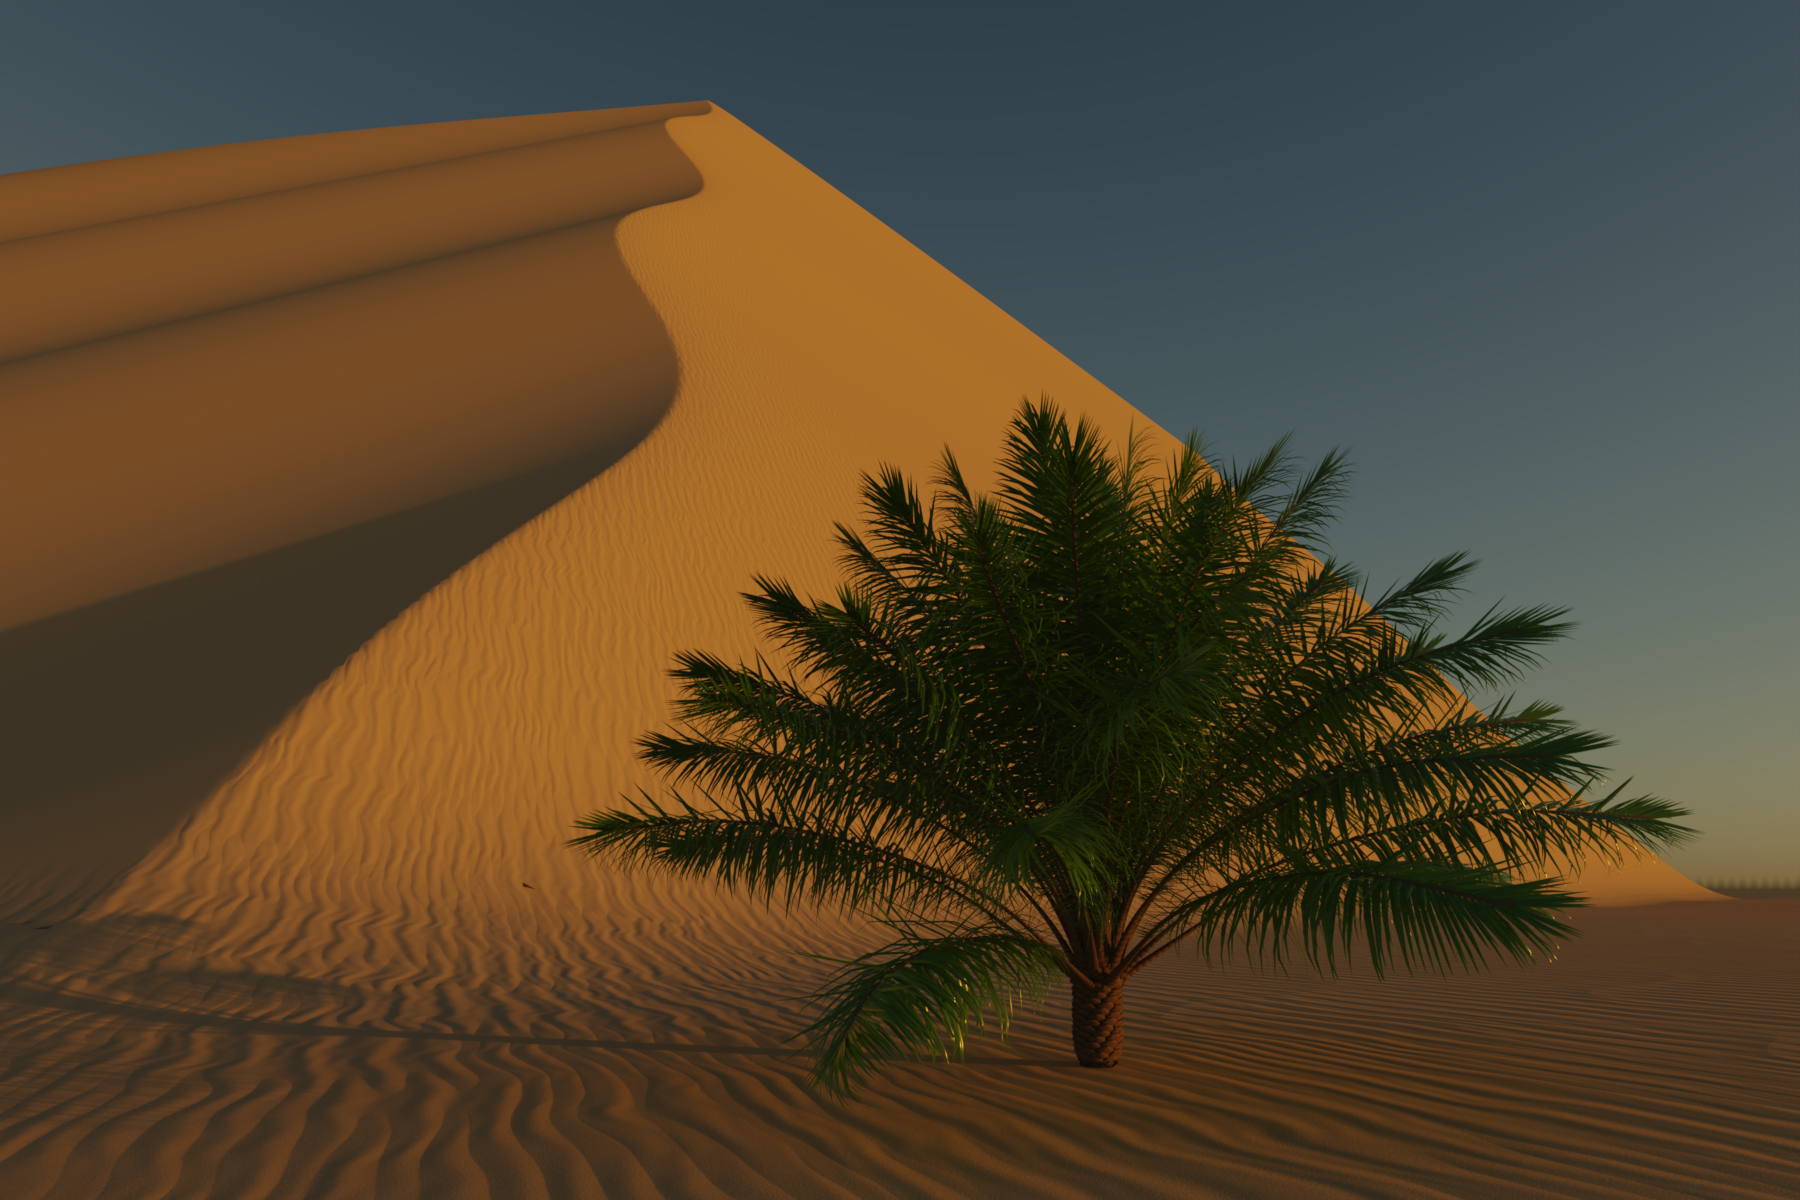

Reproduce this figure in Julia.
include("../common/common.jl")
using GeometryBasics, PlantGeom, XPalm, XPalm.VPalm
import PlantGeom: symbol, descendants
import Hikari.TextureNodes as TN

leaf_material = Hikari.Principled(base_color = (0.14, 0.34, 0.04), roughness = 0.22, subsurface_weight = 0.6, thin_wall = true)
stem_material = Hikari.CoatedDiffuse(reflectance = (0.55f0, 0.35f0, 0.2f0), roughness = 0.4f0, ior = 1.5f0, thickness = 0.001f0)

file = joinpath(dirname(dirname(pathof(XPalm))), "test", "references", "vpalm-parameter_file.yml")
mtg = build_mockup(read_parameters(file); merge_scale = :leaflet)

PlantGeom.traverse!(mtg) do node
    if symbol(node) == :Petiole
        segs = descendants(node, symbol = [:PetioleSegment, :RachisSegment])
        colormap = cgrad([colorant"sienna", colorant"burlywood"], length(segs), scale = :log2)
        for (i, seg) in enumerate(segs)
            seg[:color_type] = colormap[i]
        end
    elseif symbol(node) in (:Leaflet, :Leaf)
        node[:color_type] = nothing
    end
end

const dune_turn = deg2rad(-15)

smooth_foot(h, a) = h >= a ? h : h <= -a ? zero(h) : (h + a)^2 / (4a)
crest_y(x) = -2 + 0.5 * (-x - 15) + 5 * sin(x / 13)
crest_height(x) = x < -14 ? 0.55 * (-x - 14)^1.1 : -0.5 * (x + 14)

function dune_height(x, y; windward_slope = tand(13), slip_slope = tand(33), crest_rounding = 4, foot_blend = 6)
    H = crest_height(x)
    d = crest_y(x) - y
    windward = H - windward_slope * (sqrt(d^2 + crest_rounding^2) - crest_rounding)
    h = d > 0 ? min(windward, H - slip_slope * d) : windward
    undulation = 0.15 * sin(x / 9) * sin(y / 11)
    return smooth_foot(h - undulation, foot_blend) + undulation
end

function turned_dune_height(x, y; setback = 4)
    s, c = sincos(dune_turn)
    return dune_height(c * x - s * y + setback, s * x + c * y)
end

function dune_mesh(; xs = range(-260, 30, step = 0.3), ys = range(-260, 200, step = 0.3))
    points = [Point3f(x, y, turned_dune_height(x, y)) for x in xs, y in ys]
    index(i, j) = i + (j - 1) * length(xs)
    faces = GLTriangleFace[]
    for j in 1:length(ys)-1, i in 1:length(xs)-1
        push!(faces, GLTriangleFace(index(i, j), index(i + 1, j), index(i + 1, j + 1)),
                     GLTriangleFace(index(i, j), index(i + 1, j + 1), index(i, j + 1)))
    end
    return normal_mesh(GeometryBasics.Mesh(vec(points), faces))
end

"""
Sand with wind ripples that fork and merge where two half-wavelength shifted ripple fields meet,
smooth on the slip face, and grainy close to the camera.
"""
function sand_material(; color = (0.78, 0.55, 0.34), ripple_period = 0.6, ripple_depth = 0.025, defect_scale = 0.2,
                       grain_scale = 60, grain_depth = 0.004, speckle = 0.15, grain_fade = (6, 20), ripple_fade = (200, 600))
    p = TN.mapping(TN.xyz(); rotation = (0, 0, 0.25 + dune_turn))
    ripple(harmonic, phase) = TN.wave(p; direction = :y, scale = harmonic * 0.314 / ripple_period, phase,
                                      distortion = 6harmonic, detail = 2, detail_scale = 0.4).fac
    skewed(shift) = ripple(1, shift) + 0.3 * ripple(2, π / 2 + 2shift)
    patches = TN.smoothstep(0.4, 0.6, TN.noise(TN.mapping(TN.xyz(); location = (0, 0, 20)); scale = defect_scale, detail = 1).fac)
    ripples = TN.math(:smooth_max, skewed(0) * TN.math(:minimum, 1, 2 - 2patches),
                                   skewed(π) * TN.math(:minimum, 1, 2patches), 0.1)
    windward = TN.smoothstep(-0.3, -0.12, TN.normal().y)

    # sub-pixel bumps alias into streaks, so both fade out with distance
    camera_distance = TN.vector_math(:length, TN.texture_coordinate().camera)
    near_ripples = 1 - TN.smoothstep(ripple_fade..., camera_distance)
    near_grains = 1 - TN.smoothstep(grain_fade..., camera_distance)
    grains = TN.noise(TN.mapping(TN.xyz(); location = (0, 0, 10)); scale = grain_scale, detail = 4, roughness = 0.6).fac
    height = ripple_depth * windward * near_ripples * ripples + grain_depth * near_grains * grains

    speckled = TN.color_ramp(TN.noise(TN.xyz(); scale = 2grain_scale, detail = 2).fac,
                             0.3 => (1 - speckle) .* color, 0.7 => (1 + speckle) .* color)
    return Hikari.Diffuse(; color = speckled, normal = TN.bump(height; distance = 1))
end

const dune = dune_mesh()

function create_scene(; resolution = (1800, 1200))
    sun = Makie.SunSkyLight(Vec3f(0.628, 0.777, 0.087); intensity = 1f0, turbidity = 3f0, ground_enabled = false)
    scene = Scene(; size = resolution, lights = [sun])
    cam3d!(scene)
    leaflet_plot = plantviz!(scene, mtg, symbol = "Leaflet")
    stem_plot = plantviz!(scene, mtg, color = :color_type, symbol = ["RachisSegment", "PetioleSegment", "Internode"])
    base_plot = plantviz!(scene, mtg, color = :color_type, symbol = "Leaf")
    leaflet_plot.plots[1].material = leaf_material
    stem_plot.plots[1].material = stem_material
    base_plot.plots[1].material = stem_material
    foreach(p -> Makie.rotate!(p, Vec3f(0, 0, 1), deg2rad(-15)), (leaflet_plot, stem_plot, base_plot))

    sand = sand_material()
    mesh!(scene, dune; material = sand)
    mesh!(scene, Rect3f(Vec3f(-200_000, -200_000, -0.3), Vec3f(400_000, 400_000, 0.1)); material = sand)

    cam = scene.camera_controls
    cam.eyeposition[] = Vec3f(10, -6, 1.6)
    cam.lookat[] = Vec3f(-10, 2, 7)
    cam.upvector[] = Vec3f(0, 0, 1)
    cam.fov[] = 55f0
    update_cam!(scene, cam)
    return scene
end

function render_scene(;
    device = DEVICE,
    resolution = (1800, 1200),
    samples = 1000,
    max_depth = 30,
    output_path = joinpath(@__DIR__, "plants.png"),
)
    scene = create_scene(; resolution)
    @time result = Makie.colorbuffer(scene; device, samples, max_depth, hw_accel = true,
                                     tonemap = :aces, exposure = 2.2f0, denoise = true, update = false)
    isnothing(output_path) || save(output_path, result)
    @info "Saved → $output_path"
    return result
end

function render_interactive(; device = DEVICE, resolution = (900, 600))
    scene = create_scene(; resolution)
    RayMakie.interactive_window(scene; device)
    display(scene; backend = GLMakie, update = false)
end

# render_scene()
